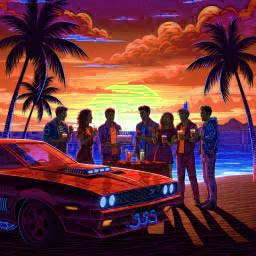
#> input picture tests/image.jpg, 256 x 256 px, found by its file name
$ jupyter execute --allow-errors colorwheel.ipynb   (shell and % lines are left out)
#> lines starting #> are read from the running program, lines starting #| are printed output that depends on the picture
[cell 1]

import requests
from io import BytesIO
import numpy as np
from PIL import Image
import matplotlib.pyplot as plt
import matplotlib.colors as mcolors

## Hues on Color Wheel

On the color wheel, hues form a circle — not a straight line. Reds live near both 0° and 360° (or near 0 and 1 in normalized format).

Naive algorithm may mistakenly think there are two separate groups of reds instead of the true one.

[cell 2]
url = "https://github.com/timpyrkov/circleclust/blob/master/tests/image.jpg?raw=true"

# Read image from url (image.jpg from github repository)
response = requests.get(url)
img = Image.open(BytesIO(response.content))
#> img is the input picture: PIL image 256x256 RGB; mean R, G, B 105.2, 53.8, 61.2

# Show image
plt.imshow(img)
plt.axis('off')
plt.show()

[cell 3]
# Convert to RGB array
if img.mode != 'RGB':
    img = img.convert('RGB')
rgb = np.array(img)  / 255

# Convert HSV and extract Hue (H) coordinates on the color wheel
hsv = mcolors.rgb_to_hsv(rgb)
#> hsv: shape (256, 256, 3) float64; mean of channels 0, 1, 2 0.526, 0.727, 0.455
hue = hsv[:, :, 0].flatten()

# Show histogram of hue values in range [0,1)
plt.figure(figsize=(10, 5))
plt.title('Histogram of pixel hues', fontsize=14)
plt.hist(hue, bins=np.linspace(0, 1, 50), width=.017, alpha=.3)

plt.xticks([0.0, 0.17, 0.33, 0.5, 0.67, 0.83, 1.0],
           ["Reds", "Yellows", "Greens", "Cyans", "Blues", "Magentas", "Reds"])

plt.show()
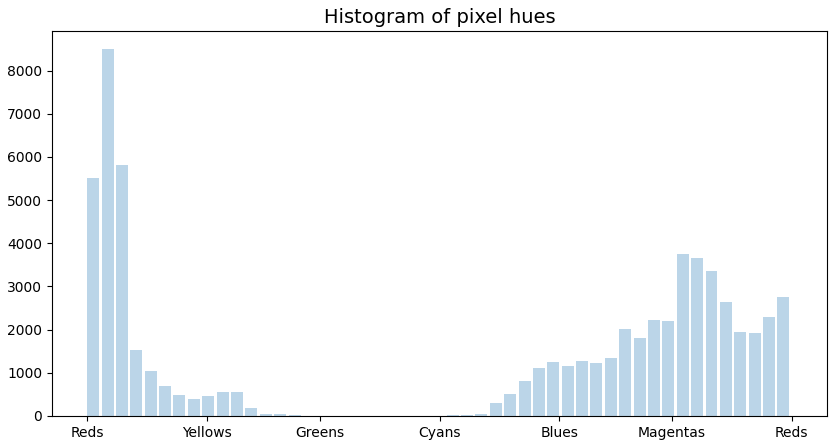
#> figure drawn by matplotlib, 1 panel; tallest bar 8491 high, from x = 0.0204 to 0.0374
